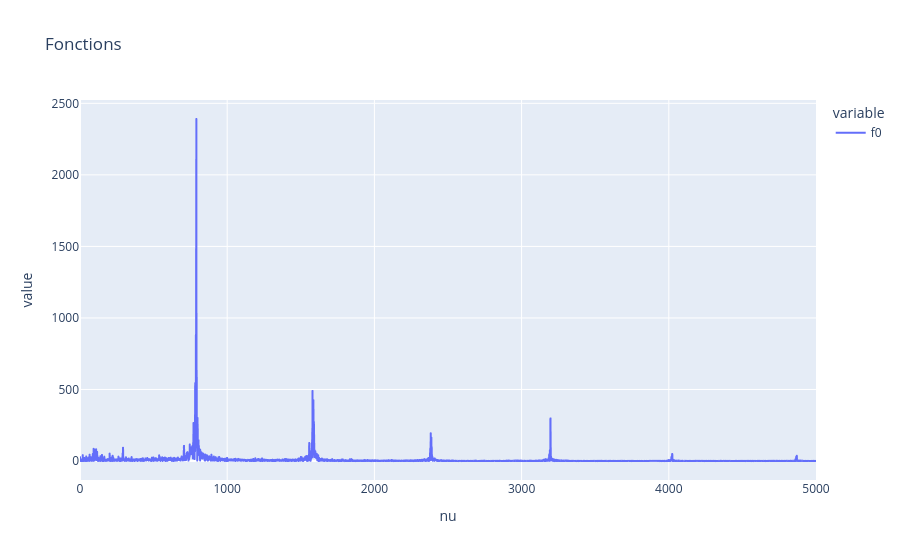

The notebook cell saved with this chart:
### Code cell
signal_dict3 = np.load('data_partie_1/piano_G.npz') 
s3 = signal_dict3['s'] # extraction du signal utile
t3 = signal_dict3['t'] # extraction du vecteur temps associé au signal

v3, S3  = san.trans_fourier(s3, t3)

Vr3 = np.real(v3)
Sr3 = np.real(S3)
Energie3 = np.abs(Sr3)

df = pd.DataFrame({"nu":Vr3,"f0": Energie3,})
fig = px.line(df, x="nu", y=["f0"], title="Fonctions", range_x=[0,5000])
fig.show()

### Figure 1 — Plotly figure (JSON) as saved in the notebook; plotly's stock layout.template omitted (floating-point values rounded to 4 significant figures; data arrays with more than 128 entries replaced by an {"elided": "..."} marker saying what was removed)
{"data": [{"hovertemplate": "variable=f0<br>nu=%{x}<br>value=%{y}<extra></extra>", "legendgroup": "f0", "line": {"color": "#636efa", "dash": "solid"}, "marker": {"symbol": "circle"}, "mode": "lines", "name": "f0", "showlegend": true, "type": "scattergl", "x": {"elided": "30456 float values"}, "xaxis": "x", "y": {"elided": "30456 float values"}, "yaxis": "y"}], "layout": {"legend": {"title": {"text": "variable"}, "tracegroupgap": 0}, "title": {"text": "Fonctions"}, "xaxis": {"anchor": "y", "domain": [0, 1], "range": [0, 5000], "title": {"text": "nu"}}, "yaxis": {"anchor": "x", "domain": [0, 1], "title": {"text": "value"}}}}
